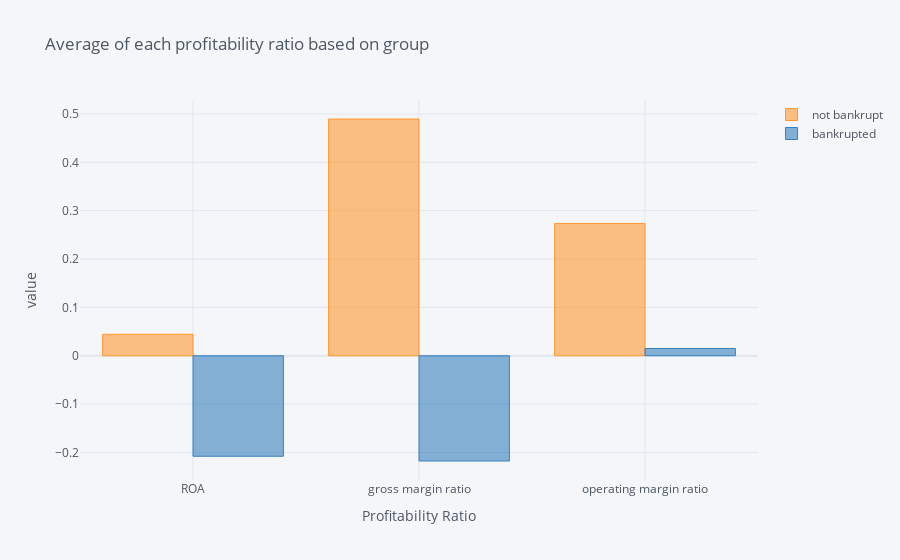

Notebook source saved alongside this figure:
### Markdown cell above
$$ Asset\,Turnover = \frac{Sales}{Total\,Assets}$$

$$ DSI = \frac{365*COGS}{inventory}$$

In efficiency ratio comparison, not-bankrupted companies have higher ratios than other group. These companies are generating more revenue per dollar of assets while it is taking longer for them to sell of their inventories. However, since we don't have industry average for these companies, it is hard to decide if days sales in inventory of these group is high or low.
### Mean of profitability ratio

### Code cell
a = df.groupby("status").mean().iloc[:,7:].T.rename({0:"not bankrupt", 1:'bankrupted'}, axis=1)
a.iplot(kind='bar', title = "Average of each profitability ratio based on group",
       xTitle = 'Profitability Ratio', yTitle="value")

### Figure 1 — Plotly figure (JSON) as saved in the notebook; plotly's stock layout.template omitted (floating-point values rounded to 4 significant figures)
{"data": [{"marker": {"color": "rgba(255, 153, 51, 0.6)", "line": {"color": "rgba(255, 153, 51, 1.0)", "width": 1}}, "name": "not bankrupt", "orientation": "v", "text": "", "type": "bar", "x": ["ROA", "gross margin ratio", "operating margin ratio"], "y": [0.04439, 0.4897, 0.2736]}, {"marker": {"color": "rgba(55, 128, 191, 0.6)", "line": {"color": "rgba(55, 128, 191, 1.0)", "width": 1}}, "name": "bankrupted", "orientation": "v", "text": "", "type": "bar", "x": ["ROA", "gross margin ratio", "operating margin ratio"], "y": [-0.2079, -0.2177, 0.01502]}], "layout": {"legend": {"bgcolor": "#F5F6F9", "font": {"color": "#4D5663"}}, "paper_bgcolor": "#F5F6F9", "plot_bgcolor": "#F5F6F9", "title": {"font": {"color": "#4D5663"}, "text": "Average of each profitability ratio based on group"}, "xaxis": {"gridcolor": "#E1E5ED", "showgrid": true, "tickfont": {"color": "#4D5663"}, "title": {"font": {"color": "#4D5663"}, "text": "Profitability Ratio"}, "zerolinecolor": "#E1E5ED"}, "yaxis": {"gridcolor": "#E1E5ED", "showgrid": true, "tickfont": {"color": "#4D5663"}, "title": {"font": {"color": "#4D5663"}, "text": "value"}, "zerolinecolor": "#E1E5ED"}}}
